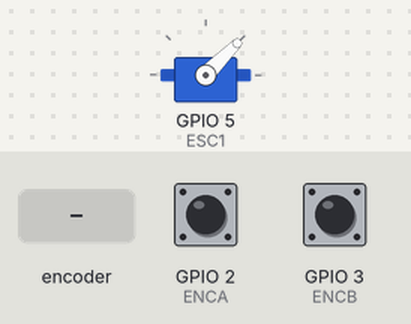
Simulated run of this sketch. Board: ESP32. On the bench: servo. Inputs (shaded band) come from the test bench; at power-on: GPIO 2 (ENCA) HIGH, GPIO 3 (ENCB) HIGH. What the sketch prints to the serial monitor is not drawn.

Above: at 3.1 s.
4.3 s: rotary encoder on GPIO 2 (ENCA) / GPIO 3 (ENCB) turned 3 steps (first pin leading)
At 44.1 s:
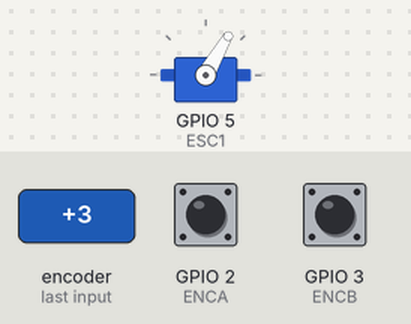
Timing chart, 0 to 48.1 s (numbered marks = the images above; inputs shaded):
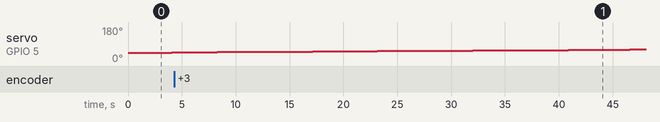

The sketch:

ss_control.ino
```cpp
#define ENCA 2
#define ENCB 3

#include <Servo.h>

Servo ESC1;
Servo ESC2;

float ki = 0.2774;

volatile int posi = 0; // Current angular position
volatile float encoder_angle = 0;
volatile float encoder_prev_angle = 0;
volatile float encoder_velocity = 0;
volatile float encoder_acc = 0;
volatile float filtered_encoder_velocity = 0;
volatile float encoder_prev_vel = 0;
volatile float filtered_encoder_acc = 0;


long prevTime = 0;

//
float K[3]     = {3.0817  ,  0.8418  ,  0.1263};                 // State feedback gain matrix
//kol ma tany rkm ykbr kol ma el amplitute of oscillations yzed , kol ma ys8r aggresive controller with no oscillations
//kol ma talt rkm ys8r kol ma el oscillations tzed

// States and control input
float x[3] = {0, 0, 0};  // States: [angle, angular velocity, acceleration]
float u    = 0;          // Control input
float r    = 10.8;         // Reference (desired pitch angle)

#define FILTER_ALPHA 0.85  // Low-pass filter smoothing factor

void setup() {
  pinMode(ENCA, INPUT_PULLUP);
  pinMode(ENCB, INPUT_PULLUP);
  attachInterrupt(digitalPinToInterrupt(ENCA), readEncoder1, RISING);


  Serial.begin(9600);


  ESC1.attach(5);
 //ESC2.attach(9);
  ESC1.writeMicroseconds(1000); // Initialize ESC
  //ESC2.writeMicroseconds(1000); // Initialize ESC
  delay(2000);
  //ESC1.writeMicroseconds(1030); // Initialize ESC
  //ESC2.writeMicroseconds(1030); // Initialize ESC
  delay(1000);
  prevTime = micros();
}

void loop() {
  unsigned long currentTime = micros();
  float dt = (currentTime - prevTime) / 1.0e6; // Time in seconds
  prevTime = currentTime;

  // Calculate encoder velocity and acceleration
  encoder_velocity = (encoder_angle - encoder_prev_angle) / dt;
  encoder_prev_angle = encoder_angle;
  filtered_encoder_velocity = FILTER_ALPHA * filtered_encoder_velocity + (1 - FILTER_ALPHA) * encoder_velocity;

  encoder_acc = (filtered_encoder_velocity - encoder_prev_vel) / dt;
  encoder_prev_vel = filtered_encoder_velocity;
  filtered_encoder_acc =FILTER_ALPHA * filtered_encoder_acc + (1 - FILTER_ALPHA) * encoder_acc;


  // Read system states (example: encoder, IMU)
  x[0] = encoder_angle ;
  x[1] = filtered_encoder_velocity;
  x[2] = filtered_encoder_acc;

  static float integral = 0;
  integral += (r - x[0]) * dt;
  u = -K[0] * x[0] - K[1] * x[1] - K[2] * x[2] + r + ki * integral;


  if (u >= 0)
  {
    u = constrain(u + 1000, 1000, 1300);
    ESC1.writeMicroseconds((int)u);
    //ESC2.writeMicroseconds(1030);
  }

  else
  {
    //u = constrain(-u + 1000 , 1000, 1300);
    //ESC2.writeMicroseconds(u);
    ESC1.writeMicroseconds(1000);
  }


  // Debugging output
  Serial.print(u); Serial.print("  "); Serial.println(encoder_angle);
}

void readEncoder1()
{
  int b = digitalRead(ENCB);
  if (b > 0) posi++;
  else posi--;
  encoder_angle = posi * 0.6; // Adjust scaling if necessary
}
```
